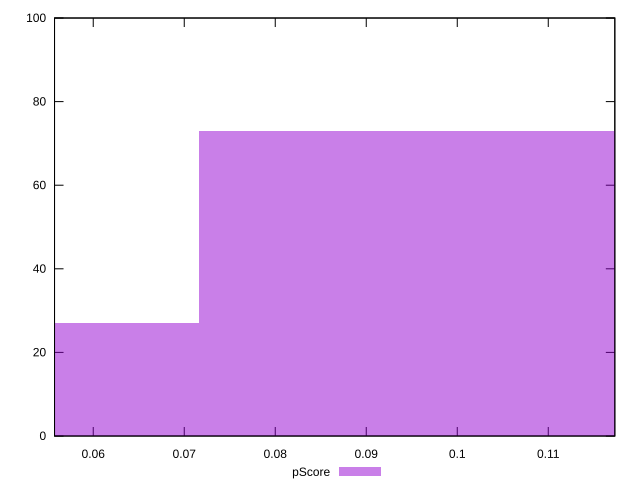

gnuplot code for this plot:
reset

$pScore <<EOF
0.09553789036797718 73
0.04776894518398859 27
EOF

set key outside below
set boxwidth 0.04776894518398859
set xrange [0.05574573939475902:0.11731416104583847]
set yrange [0:100]
set trange [0:100]
set style fill transparent solid 0.5 noborder
set terminal svg size 640, 490 enhanced background rgb 'white'
set output "report_00008_2021-01-22T20:58:29.167/largest-contentful-paint/samples/pages+cached+noexternal+nofonts/pScore/histogram.svg"

plot $pScore title "pScore" with boxes

reset
